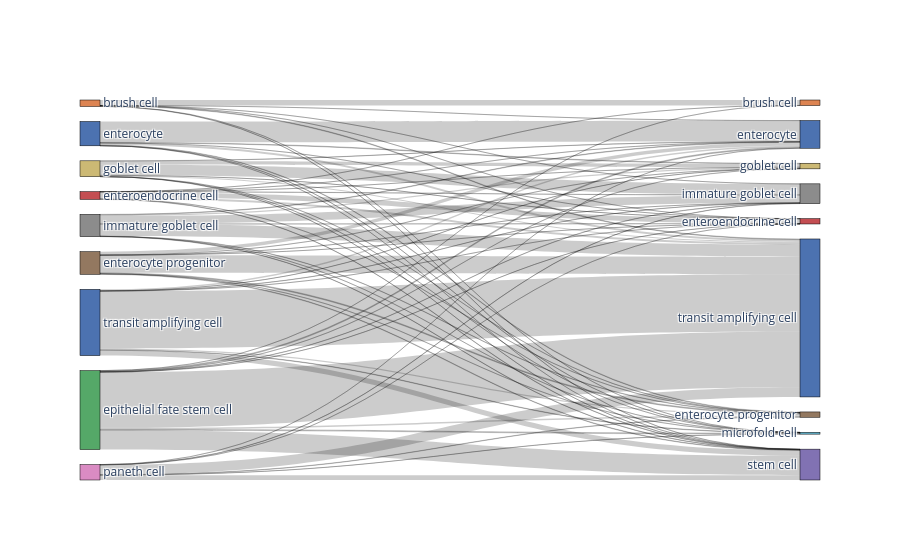

Notebook source saved alongside this figure:
### Code cell
adata_predicted_wo_unknown = adata_predicted.copy()
adata_predicted_wo_unknown = bc.subset_adata(adata_predicted_wo_unknown, adata_predicted_wo_unknown.obs.auto_annot != 'unknown', raw=False)
bc.pl.riverplot_2categories(adata_predicted_wo_unknown, [celltype_test, 'auto_annot'])

### Figure 1 — Plotly figure (JSON) as saved in the notebook; plotly's stock layout.template omitted (floating-point values rounded to 4 significant figures)
{"data": [{"link": {"source": [5, 5, 5, 5, 5, 5, 5, 1, 1, 1, 1, 1, 1, 1, 2, 2, 2, 2, 2, 2, 2, 2, 2, 6, 6, 6, 6, 6, 6, 6, 6, 3, 3, 3, 3, 3, 3, 3, 3, 0, 0, 0, 0, 0, 0, 0, 0, 8, 8, 8, 8, 8, 8, 8, 8, 7, 7, 7, 7, 7, 7, 7, 7, 4, 4, 4, 4, 4, 4, 4], "target": [16, 10, 11, 17, 14, 15, 12, 16, 10, 11, 17, 13, 15, 12, 16, 10, 11, 17, 14, 13, 15, 9, 12, 16, 10, 11, 17, 14, 13, 15, 12, 16, 10, 11, 17, 14, 13, 15, 12, 16, 10, 11, 17, 14, 13, 15, 12, 16, 10, 11, 17, 14, 13, 15, 12, 16, 10, 11, 17, 14, 13, 9, 12, 16, 10, 17, 14, 15, 9, 12], "value": [204, 3, 14, 408, 12, 5, 1, 3, 878, 24, 86, 23, 5, 1, 808, 40, 65, 2331, 12, 8, 37, 4, 4, 223, 62, 56, 2404, 8, 3, 18, 2, 12, 21, 14, 503, 328, 52, 1, 2, 1, 8, 6, 44, 460, 142, 1, 1, 21, 141, 37, 737, 1, 5, 8, 2, 14, 4, 7, 81, 7, 2, 1, 209, 7, 4, 26, 1, 4, 227, 2]}, "node": {"color": ["#ccb974", "#4c72b0", "#55a868", "#8c8c8c", "#dd8452", "#da8bc3", "#4c72b0", "#c44e52", "#937860", "#dd8452", "#4c72b0", "#937860", "#c44e52", "#ccb974", "#8c8c8c", "#64b5cd", "#8172b3", "#4c72b0"], "label": ["goblet cell", "enterocyte", "epithelial fate stem cell", "immature goblet cell", "brush cell", "paneth cell", "transit amplifying cell", "enteroendocrine cell", "enterocyte progenitor", "brush cell", "enterocyte", "enterocyte progenitor", "enteroendocrine cell", "goblet cell", "immature goblet cell", "microfold cell", "stem cell", "transit amplifying cell"], "line": {"color": "black", "width": 0.5}, "pad": 15, "thickness": 20}, "type": "sankey"}], "layout": {}}
